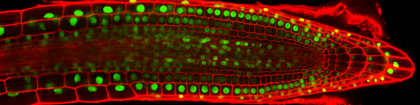
%> input picture imgs/StackNinja1.bmp, 420 x 105 px, shrunk from 1024 x 256 before the run
$ octave untitled.m   (GNU Octave 9; MATLAB toolbox functions it lacks are replaced by stand-ins)
%> lines starting %> are read from the running program, lines starting %| are printed output that depends on the picture

% [7 lines of commented-out code are left out]

sourceImage = imread('./imgs/StackNinja1.bmp');
%> sourceImage is the input picture: size 105x420x3 uint8; mean R, G, B 80.3, 25.1, 0
%% Extract the green channel
greenChannel = sourceImage(:,:,2);
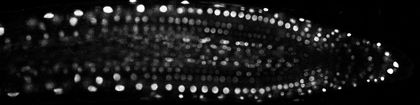
%> greenChannel: size 105x420 uint8; min 0, max 255, mean 25.1


%% Convert the RGB image to the HSV color space
hsvImage = rgb2hsv(sourceImage);
%> hsvImage: size 105x420x3 double; mean H, S, V 0.0613, 0.962, 0.343

%% Extract the hue channel
hueChannel = hsvImage(:, :, 1).* 3;
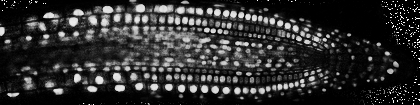
%> hueChannel: size 105x420 double; min 0, max 1, mean 0.184

%% Applying Median Filter for Noise Reduction
%> (the run ends here)

$ run again, with imgs/StackNinja2.bmp copied over imgs/StackNinja1.bmp
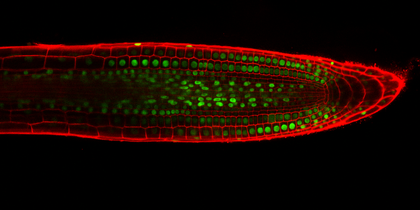
%> input picture imgs/StackNinja2.bmp, 420 x 210 px, shrunk from 1024 x 512 before the run
%> sourceImage is the input picture: size 210x420x3 uint8; mean R, G, B 24.8, 7.4, 0
%> `greenChannel = sourceImage(:,:,2);`:
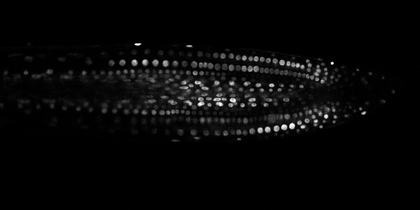
%> greenChannel: size 210x420 uint8; min 0, max 255, mean 7.4
%> hsvImage: size 210x420x3 double; mean H, S, V 0.0447, 0.573, 0.108
%> `hueChannel = hsvImage(:, :, 1).* 3;`:
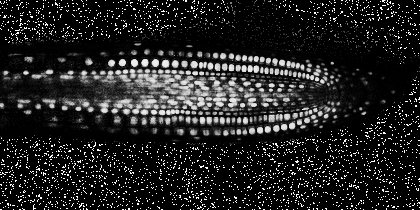
%> hueChannel: size 210x420 double; min 0, max 1, mean 0.134

$ run again, with imgs/StackNinja3.bmp copied over imgs/StackNinja1.bmp
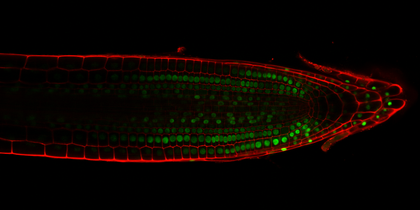
%> input picture imgs/StackNinja3.bmp, 420 x 210 px, shrunk from 1024 x 512 before the run
%> sourceImage is the input picture: size 210x420x3 uint8; mean R, G, B 11.4, 4.8, 0
%> `greenChannel = sourceImage(:,:,2);`:
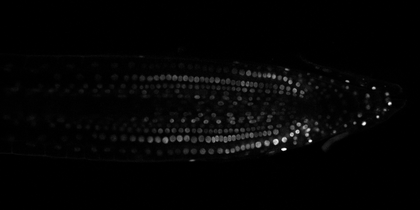
%> greenChannel: size 210x420 uint8; min 0, max 255, mean 4.8
%> hsvImage: size 210x420x3 double; mean H, S, V 0.0661, 0.515, 0.0548
%> `hueChannel = hsvImage(:, :, 1).* 3;`:
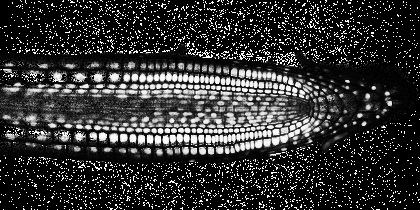
%> hueChannel: size 210x420 double; min 0, max 1, mean 0.198
